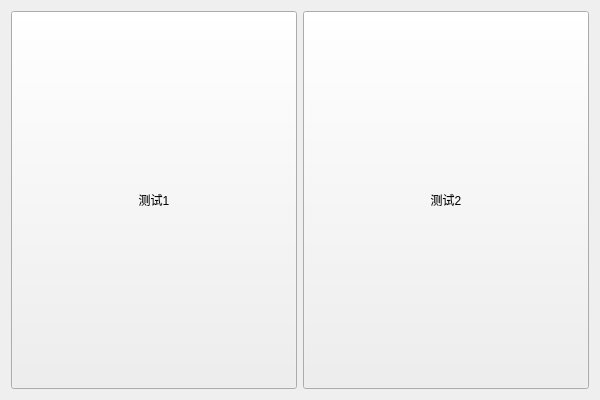
<?xml version="1.0" encoding="UTF-8"?>
<ui version="4.0">
 <class>TESTWidgetClass</class>
 <widget class="QWidget" name="TESTWidgetClass">
  <property name="geometry">
   <rect>
    <x>0</x>
    <y>0</y>
    <width>600</width>
    <height>400</height>
   </rect>
  </property>
  <property name="windowTitle">
   <string>TESTWidget</string>
  </property>
  <layout class="QGridLayout" name="gridLayout">
   <item row="0" column="0">
    <widget class="OperatorButton" name="pushButton">
     <property name="sizePolicy">
      <sizepolicy hsizetype="Minimum" vsizetype="Expanding">
       <horstretch>0</horstretch>
       <verstretch>0</verstretch>
      </sizepolicy>
     </property>
     <property name="text">
      <string>测试1</string>
     </property>
    </widget>
   </item>
   <item row="0" column="1">
    <widget class="OperatorButton" name="pushButton_2">
     <property name="sizePolicy">
      <sizepolicy hsizetype="Minimum" vsizetype="Expanding">
       <horstretch>0</horstretch>
       <verstretch>0</verstretch>
      </sizepolicy>
     </property>
     <property name="text">
      <string>测试2</string>
     </property>
    </widget>
   </item>
  </layout>
 </widget>
 <layoutdefault spacing="6" margin="11"/>
 <customwidgets>
  <customwidget>
   <class>OperatorButton</class>
   <extends>QPushButton</extends>
   <header location="global">operatorbutton.h</header>
  </customwidget>
 </customwidgets>
 <resources/>
 <connections/>
</ui>
